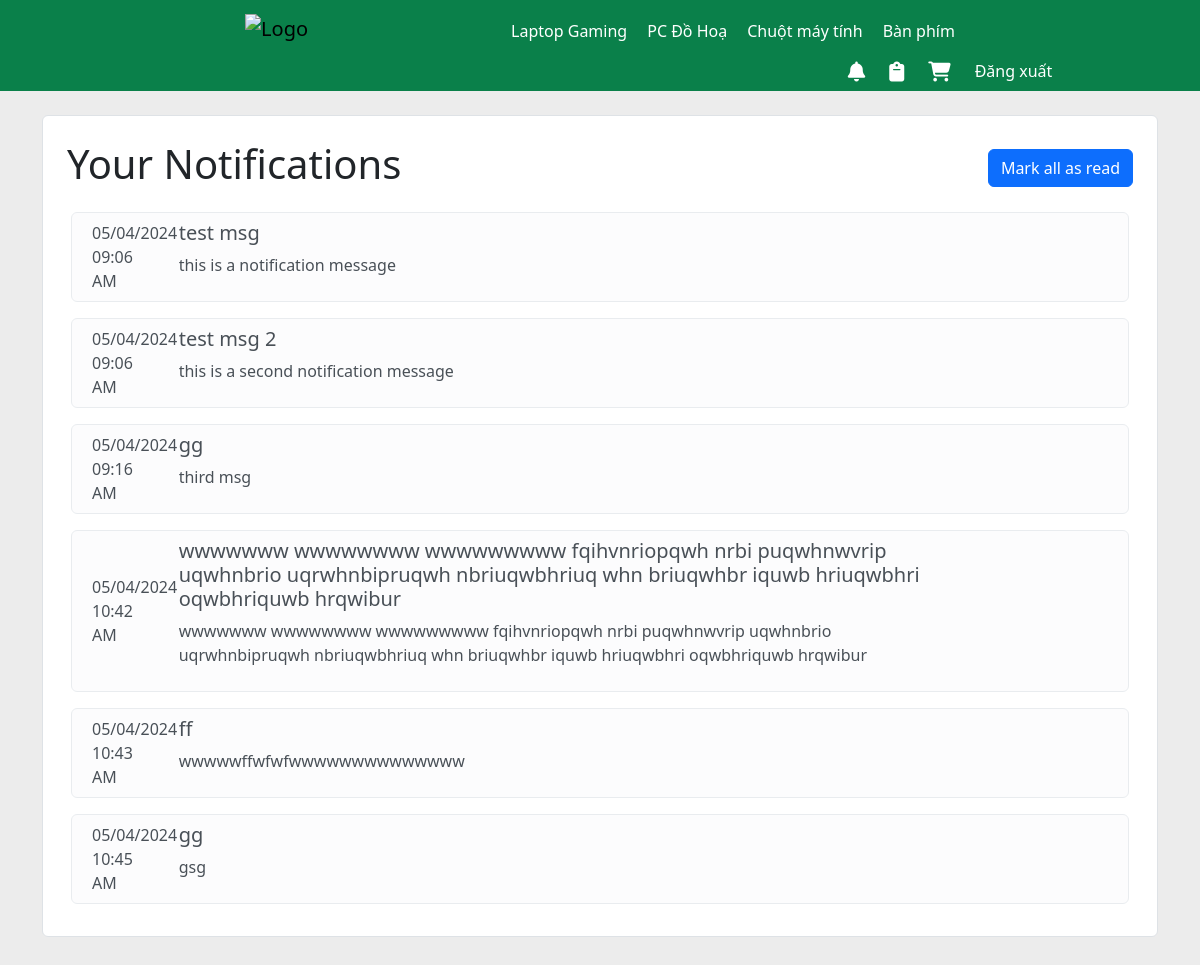
The app's page /CusPages/pages/notifications.php (signed in) with its own data.
### tables this page shows
CREATE TABLE `notifications` (
  `id` int NOT NULL,
  `user_id` int NOT NULL,
  `title` text NOT NULL,
  `msg` text NOT NULL,
  `read_status` tinyint(1) NOT NULL DEFAULT '0',
  `created_at` timestamp NOT NULL DEFAULT CURRENT_TIMESTAMP
);

### CusPages/script/function.php (called while the page is built, shortened)
<?php
    include '../components/db.php';
    function getNotificationsByUserId($userId) {
        global $link;
        $sql = "SELECT * FROM notifications WHERE user_id = $userId";
        $result = mysqli_query($link, $sql);
        $notifications = [];
        while ($row = mysqli_fetch_assoc($result)) {
            $notifications[] = $row;
        }
        return $notifications;
    }
?>

### CusPages/pages/notifications.php (the view, shortened to what this page needs)
<?php
    require_once '../script/function.php';
    $notifications = getNotificationsByUserId($_SESSION['userid']);
?>
<!DOCTYPE html>
<html>
<head>
    <link rel="stylesheet" href="../style/bootstrap.min.css">
    <link rel="stylesheet" href="https://cdnjs.cloudflare.com/ajax/libs/font-awesome/6.5.2/css/all.min.css">
</head>
<body style="background-color: #ececec;">
    <?php include "../components/header.php" ?>
    <div class="container">
        <div class="mt-4 bg-white rounded p-4 border border-gray">
            <div class="d-flex justify-content-between align-items-center mb-3">
                <h1>Your Notifications</h1>
                <a href="../components/mark_all_read.php" class="btn btn-primary">Mark all as read</a>
            </div>
            <div style="max-height: 700px; overflow-y: auto;" class="px-3">
                <?php
                    foreach ($notifications as $notification) {
                        ?>
                            <div class="<?php echo $notification['read_status'] == 0 ? 'alert alert-primary' : 'alert alert-light'; ?> p-2 mb-3 row align-items-center">
                                <div class="col-1">
                                    <?php echo (new DateTime($notification['created_at']))->format('m/d/Y h:i A'); ?>
                                </div>
                                <div class="col-9">
                                    <h5><?php echo $notification['title']; ?></h5>
                                    <p><?php echo $notification['msg']; ?></p>
                                </div>
                            </div>
                        <?php
                    }
                ?>
            </div>
        </div>
    </div>
</body>
</html>

### records on screen
notifications: created_at "05/04/2024 09:06 AM", title "test msg", msg "this is a notification message"
notifications: created_at "05/04/2024 09:06 AM", title "test msg 2", msg "this is a second notification message"
notifications: created_at "05/04/2024 09:16 AM", title "gg", msg "third msg"
notifications: created_at "05/04/2024 10:42 AM", title "wwwwwww wwwwwwww wwwwwwwww fqihvnriopqwh nrbi puqwhnwvrip uqwhnbrio uqrwhnbipruqwh nbriuqwbhriuq whn briuqwhbr iquwb hriuqwbhri oqwbhriquwb hrqwibur", msg "wwwwwww wwwwwwww wwwwwwwww fqihvnriopqwh nrbi puqwhnwvrip uqwhnbrio uqrwhnbipruqwh nbriuqwbhriuq whn briuqwhbr iquwb hriuqwbhri oqwbhriquwb hrqwibur"
notifications: created_at "05/04/2024 10:43 AM", title "ff", msg "wwwwwffwfwfwwwwwwwwwwwwww"
notifications: created_at "05/04/2024 10:45 AM", title "gg", msg "gsg"
